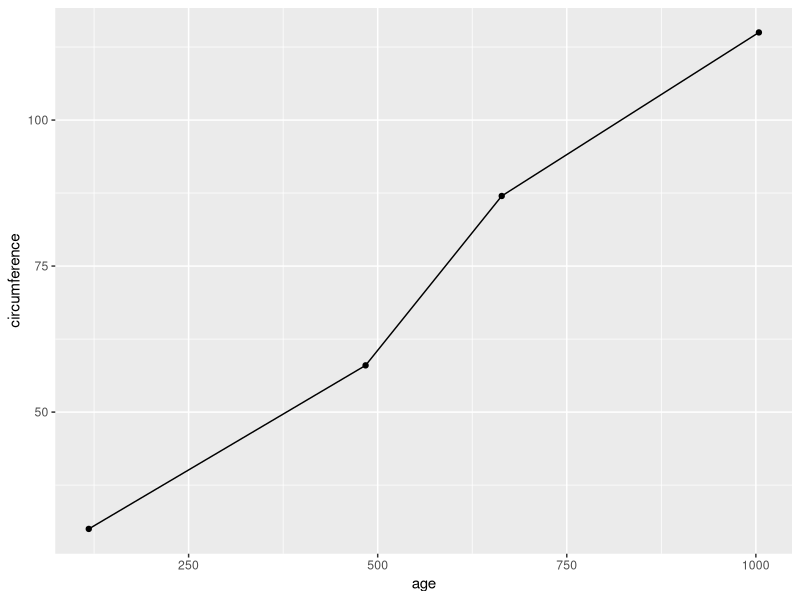

Write R code to recreate this figure.
#___________________________----
# SET UP ---
## Unscramble this jumbled R script ----
# dataset Orange comes preloaded with ggplot2

#__________________________----

# 📦 PACKAGES ----
library(tidyverse) # tidy data packages

#__________________________----

# 🔍 CHECK DATA----

Orange # call the dataframe

str(Orange) # check structure of dataframe

#__________________________----

# 🧹 TIDY ----

Orange_filtered <- Orange %>%
  filter(Tree == 1,
         age < 1200)
#__________________________----

# 📊PLOT ----

ggplot(data = Orange_filtered,
       aes(x = age,
           y = circumference))+
  geom_point()+
  geom_line()


